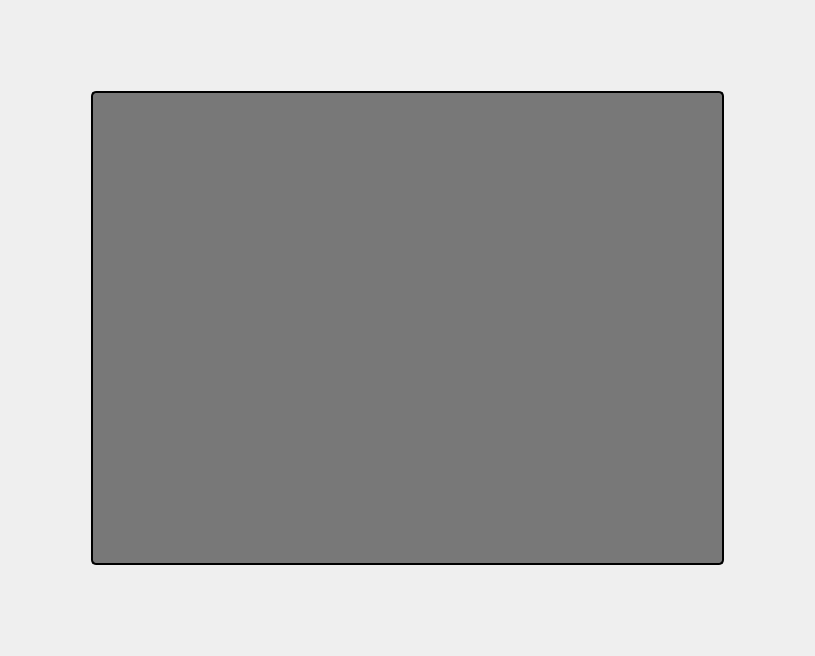
<?xml version="1.0" encoding="UTF-8"?>
<ui version="4.0">
 <class>AudioPlayer</class>
 <widget class="QWidget" name="AudioPlayer">
  <property name="geometry">
   <rect>
    <x>0</x>
    <y>0</y>
    <width>815</width>
    <height>656</height>
   </rect>
  </property>
  <property name="sizePolicy">
   <sizepolicy hsizetype="Expanding" vsizetype="Expanding">
    <horstretch>0</horstretch>
    <verstretch>0</verstretch>
   </sizepolicy>
  </property>
  <property name="styleSheet">
   <string notr="true">#AudioPlayer {
	border-image: url(:/images/waveform_background.jpg) 0 0 0 0 stretch stretch;
}</string>
  </property>
  <property name="Audio Player" stdset="0">
   <string>Audio Player</string>
  </property>
  <layout class="QGridLayout" name="gridLayout">
   <item row="1" column="0">
    <spacer name="horizontalSpacer">
     <property name="orientation">
      <enum>Qt::Orientation::Horizontal</enum>
     </property>
     <property name="sizeType">
      <enum>QSizePolicy::Policy::Maximum</enum>
     </property>
     <property name="sizeHint" stdset="0">
      <size>
       <width>80</width>
       <height>80</height>
      </size>
     </property>
    </spacer>
   </item>
   <item row="1" column="2">
    <spacer name="horizontalSpacer_2">
     <property name="orientation">
      <enum>Qt::Orientation::Horizontal</enum>
     </property>
     <property name="sizeType">
      <enum>QSizePolicy::Policy::Maximum</enum>
     </property>
     <property name="sizeHint" stdset="0">
      <size>
       <width>80</width>
       <height>80</height>
      </size>
     </property>
    </spacer>
   </item>
   <item row="0" column="1">
    <spacer name="verticalSpacer">
     <property name="orientation">
      <enum>Qt::Orientation::Vertical</enum>
     </property>
     <property name="sizeType">
      <enum>QSizePolicy::Policy::Maximum</enum>
     </property>
     <property name="sizeHint" stdset="0">
      <size>
       <width>80</width>
       <height>80</height>
      </size>
     </property>
    </spacer>
   </item>
   <item row="2" column="1">
    <spacer name="verticalSpacer_2">
     <property name="orientation">
      <enum>Qt::Orientation::Vertical</enum>
     </property>
     <property name="sizeType">
      <enum>QSizePolicy::Policy::Maximum</enum>
     </property>
     <property name="sizeHint" stdset="0">
      <size>
       <width>80</width>
       <height>80</height>
      </size>
     </property>
    </spacer>
   </item>
   <item row="1" column="1">
    <widget class="QFrame" name="mediaContainer">
     <property name="minimumSize">
      <size>
       <width>600</width>
       <height>400</height>
      </size>
     </property>
     <property name="maximumSize">
      <size>
       <width>800</width>
       <height>600</height>
      </size>
     </property>
     <property name="styleSheet">
      <string notr="true">#mediaContainer {
	background-color: rgba(0, 0, 0, 0.5);
	border-radius: 5px;
	border: 2px solid black;
}</string>
     </property>
     <property name="frameShape">
      <enum>QFrame::Shape::StyledPanel</enum>
     </property>
     <property name="frameShadow">
      <enum>QFrame::Shadow::Raised</enum>
     </property>
     <layout class="QVBoxLayout" name="verticalLayout">
      <item>
       <layout class="QGridLayout" name="gridLayout_2">
        <item row="0" column="0">
         <widget class="WaveForm" name="waveForm" native="true"/>
        </item>
        <item row="1" column="0">
         <spacer name="verticalSpacer_3">
          <property name="orientation">
           <enum>Qt::Orientation::Vertical</enum>
          </property>
          <property name="sizeType">
           <enum>QSizePolicy::Policy::Maximum</enum>
          </property>
          <property name="sizeHint" stdset="0">
           <size>
            <width>20</width>
            <height>10</height>
           </size>
          </property>
         </spacer>
        </item>
        <item row="2" column="0">
         <widget class="AudioController" name="audioController" native="true"/>
        </item>
       </layout>
      </item>
     </layout>
    </widget>
   </item>
  </layout>
 </widget>
 <customwidgets>
  <customwidget>
   <class>WaveForm</class>
   <extends>QWidget</extends>
   <header>waveForm.h</header>
   <container>1</container>
  </customwidget>
  <customwidget>
   <class>AudioController</class>
   <extends>QWidget</extends>
   <header>audioController.h</header>
   <container>1</container>
  </customwidget>
 </customwidgets>
 <resources>
  <include location="../resources/resources.qrc"/>
 </resources>
 <connections/>
</ui>
